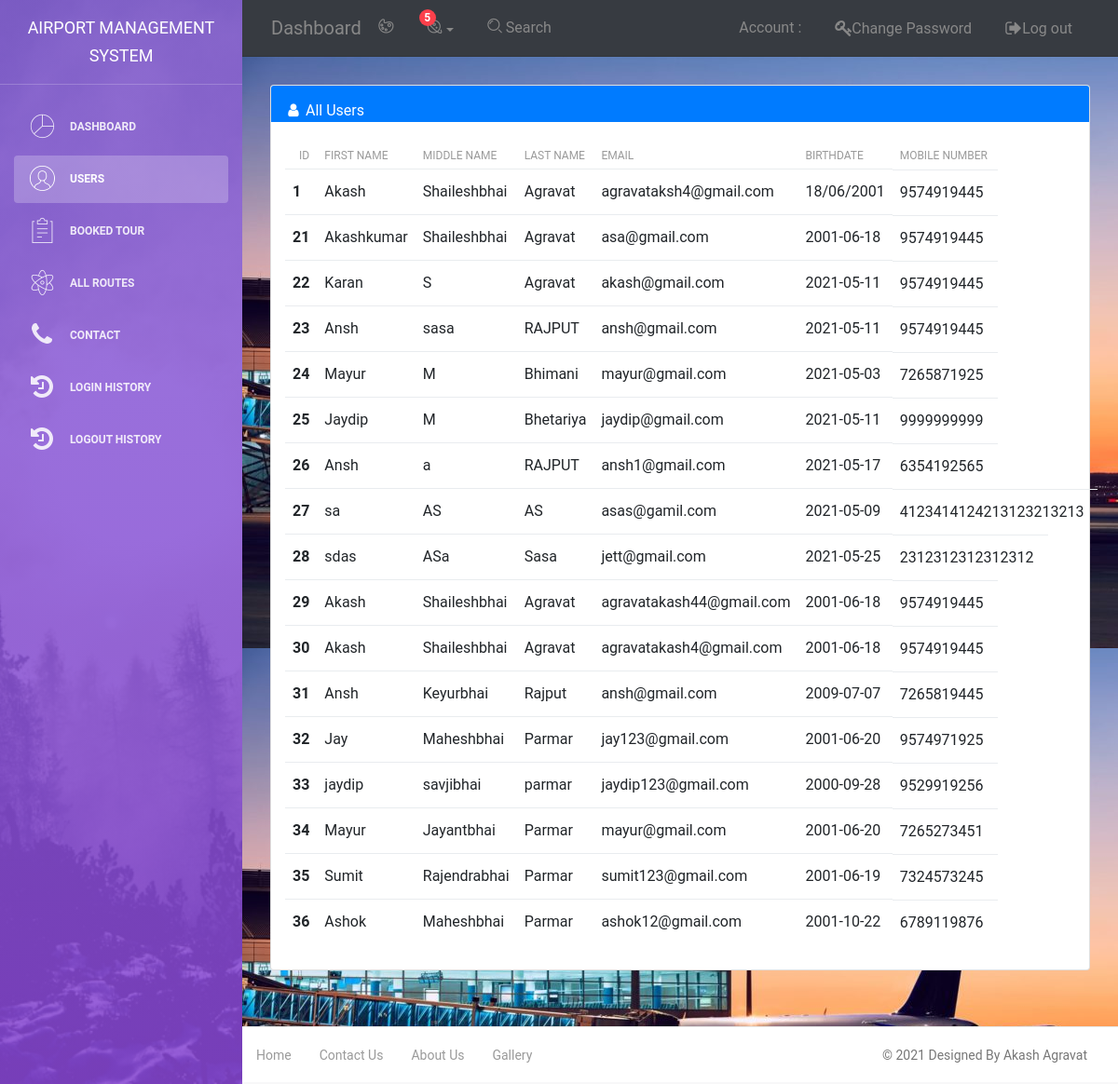
The app's page /Admin/Users.php with its own data.
### tables this page shows
CREATE TABLE `user` (
  `ID` int(10) NOT NULL,
  `FirstName` varchar(100) NOT NULL,
  `MiddleName` varchar(100) NOT NULL,
  `LastName` varchar(100) NOT NULL,
  `Email` varchar(100) NOT NULL,
  `Birthdate` varchar(100) NOT NULL,
  `MobileNo` varchar(100) NOT NULL,
  `Address` varchar(100) NOT NULL,
  `City` varchar(100) NOT NULL,
  `Country` varchar(100) NOT NULL,
  `Pincode` varchar(10) NOT NULL,
  `Password` varchar(100) NOT NULL
);

### Admin/Users.php (the view, shortened to what this page needs)
<?php
$servername = "localhost";
$username = "root";
$password = "";
$dbname = "ams";
$conn = mysqli_connect($servername, $username, $password, $dbname);
$data = "SELECT * FROM user";
$result = mysqli_query($conn, $data);
?>
<!DOCTYPE html>
<html lang="en">
<head>
    <link rel="stylesheet" href="https://stackpath.bootstrapcdn.com/bootstrap/4.3.1/css/bootstrap.min.css">
    <link rel="stylesheet" href="https://maxcdn.bootstrapcdn.com/font-awesome/latest/css/font-awesome.min.css" />
    <link href="../assets/css/bootstrap.min.css" rel="stylesheet" />
    <link href="../assets/css/light-bootstrap-dashboard.css?v=2.0.0 " rel="stylesheet" />
    <link href="../assets/css/demo.css" rel="stylesheet" />
</head>
<body>
    <div class="wrapper">
        <div class="sidebar" data-image="../assets/img/sidebar-5.jpg">
        <div class="sidebar-wrapper">
        <div class="logo">
            <a href="#" class="simple-text">
                Airport Management System
            </a>
        </div>
        <ul class="nav">
            <li >
                <a class="nav-link " href="dashboard.php">
                    <i class="nc-icon nc-chart-pie-35"></i>
                    <p>Dashboard</p>
                </a>
            </li>
            <li class="nav-item active">
                <a class="nav-link" href="Users.php">
                    <i class="nc-icon nc-circle-09"></i>
                    <p>Users</p>
                </a>
            </li>
            <li >
                <a class="nav-link" href="BookeTicket.php">
                    <i class="nc-icon nc-notes"></i>
                    <p>Booked Tour</p>
                </a>
            </li>
            <li >
                <a class="nav-link" href="route.php">
                    <i class="nc-icon nc-atom"></i>
                    <p>All Routes</p>
                </a>
            </li>
            <li>
                <a class="nav-link" href="contact.php">
                    <i class="fa fa-phone"></i>
                    <p>Contact</p>
                </a>
            </li>
            <li>
                <a class="nav-link" href="history.php">
                    <i class="fa fa-history"></i>
                    <p>Login History</p>
                </a>
            </li>
            <li>
                        <a class="nav-link" href="notification.php">
                            <i class="fa fa-history"></i>
                            <p>Logout History</p>
                        </a>
                    </li>
        </ul>
</div>
        </div>
        <div class="main-panel">
            <nav class="navbar navbar-expand-lg " color-on-scroll="500" style="background-color: rgb(55, 59, 65); ">
                <div class="container-fluid">
                    <a class="navbar-brand" href="#"> Dashboard </a>
                    <div class="collapse navbar-collapse justify-content-end" id="navigation">
                        <ul class="nav navbar-nav mr-auto">
                            <li class="nav-item">
                                <a href="#" class="nav-link" data-toggle="dropdown">
                                    <i class="nc-icon nc-palette"></i>
                                </a>
                            </li>
                            <li class="dropdown nav-item">
                                <a href="#" class="dropdown-toggle nav-link" data-toggle="dropdown">
                                    <i class="nc-icon nc-planet"></i>
                                    <span class="notification">5</span>
                                </a>
                            </li>
                            <li class="nav-item">
                                <a href="#" class="nav-link">
                                    <i class="nc-icon nc-zoom-split"></i>
                                    <span class="d-lg-block">&nbsp;Search</span>
                                </a>
                            </li>
                        </ul>
                        <ul class="navbar-nav ml-auto">
                            <li class="nav-item">
                                <a class="nav-link" href="account.php">
                                    <span class="no-icon">Account :  <?php echo $_SESSION['uname']?></span>
                                </a>
                            </li>
                            <li class="nav-item ">
                                <a class="nav-link" href="changeps.php">
                                    <span class="no-icon"><i class="fa fa-key"></i>Change Password</span>
                                </a>
                            </li>
                            <li class="nav-item">
                                <a class="nav-link" href="include/logout.php">
                                    <span class="no-icon"><i class="fa fa-sign-out"></i>Log out</span>
                                </a>
                            </li>
                        </ul>
                    </div>
                </div>
            </nav>
            <div class="content" style="background-image: url(../img/slider\ 1.jpg);">
                <div class="container-fluid">
                    <div class="row ">
                        <div class="col">
                        <div class="card  ">
                                <div class="card-header bg-primary text-white"><i class="fa fa-user"></i> All Users
                                </div>
                                <div class="card-body">
                            <table class="table table-hover">
                                <thead>
                                    <tr>
                                        <th scope="col">ID</th>
                                        <th scope="col">First Name</th>
                                        <th scope="col">Middle Name</th>
                                        <th scope="col">Last Name</th>
                                        <th scope="col">Email</th>
                                        <th scope="col">BirthDate</th>
                                        <th scope="col">Mobile Number</th>
                                    </tr>
                                </thead>
                                <tbody>
                        <?php
                          If (mysqli_num_rows($result) > 0) {
while ($row= mysqli_fetch_row($result))
{
    ?>
                                    <tr>
                                        <th scope="row"><?php echo $row['0']; ?></th>
                                        <td><?php echo $row['1']; ?></td>
                                        <td><?php echo $row['2']; ?></td>
                                        <td><?php echo $row['3']; ?></td>
                                        <td><?php echo $row['4']; ?></td>
                                        <td><?php echo $row['5']; ?></td>
                                        <td><?php echo $row['6']; ?></td>
                                    </tr>
                                    <?php
}
                          }
?>
                                </tbody>
                            </table>
                        </div>
                    </div>
                </div>
                    </div>
                </div>
            </div>
            <footer class="footer">
                <div class="container-fluid">
                    <nav>
                        <ul class="footer-menu">
                            <li>
                                <a href="../index.html">
                            Home
                        </a>
                            </li>
                            <li>
                                <a href="../Contact.php">
                            Contact Us
                        </a>
                            </li>
                            <li>
                                <a href="../aboutus.html">
                            About Us
                        </a>
                            </li>
                            <li>
                                <a href="../gallery.html">
                            Gallery
                        </a>
                            </li>
                        </ul>
                        <p class="copyright text-center">
                            ©
                            Designed By Akash Agravat
                        </p>
                    </nav>
                </div>
            </footer>
        </div>
</body>
</html>

### records on screen
user: ID "1", FirstName "Akash", MiddleName "Shaileshbhai", LastName "Agravat", Email "agravataksh4@gmail.com", Birthdate "18/06/2001", MobileNo "9574919445"
user: ID "21", FirstName "Akashkumar", MiddleName "Shaileshbhai", LastName "Agravat", Email "asa@gmail.com", Birthdate "2001-06-18", MobileNo "9574919445"
user: ID "22", FirstName "Karan", MiddleName "S", LastName "Agravat", Email "akash@gmail.com", Birthdate "2021-05-11", MobileNo "9574919445"
user: ID "23", FirstName "Ansh", MiddleName "sasa", LastName "RAJPUT", Email "ansh@gmail.com", Birthdate "2021-05-11", MobileNo "9574919445"
user: ID "24", FirstName "Mayur", MiddleName "M", LastName "Bhimani", Email "mayur@gmail.com", Birthdate "2021-05-03", MobileNo "7265871925"
user: ID "25", FirstName "Jaydip", MiddleName "M", LastName "Bhetariya", Email "jaydip@gmail.com", Birthdate "2021-05-11", MobileNo "9999999999"
user: ID "26", FirstName "Ansh", MiddleName "a", LastName "RAJPUT", Email "ansh1@gmail.com", Birthdate "2021-05-17", MobileNo "6354192565"
user: ID "27", FirstName "sa", MiddleName "AS", LastName "AS", Email "asas@gamil.com", Birthdate "2021-05-09", MobileNo "4123414124213123213213"
user: ID "28", FirstName "sdas", MiddleName "ASa", LastName "Sasa", Email "jett@gmail.com", Birthdate "2021-05-25", MobileNo "2312312312312312"
user: ID "29", FirstName "Akash", MiddleName "Shaileshbhai", LastName "Agravat", Email "agravatakash44@gmail.com", Birthdate "2001-06-18", MobileNo "9574919445"
user: ID "30", FirstName "Akash", MiddleName "Shaileshbhai", LastName "Agravat", Email "agravatakash4@gmail.com", Birthdate "2001-06-18", MobileNo "9574919445"
user: ID "31", FirstName "Ansh", MiddleName "Keyurbhai", LastName "Rajput", Email "ansh@gmail.com", Birthdate "2009-07-07", MobileNo "7265819445"
user: ID "32", FirstName "Jay", MiddleName "Maheshbhai", LastName "Parmar", Email "jay123@gmail.com", Birthdate "2001-06-20", MobileNo "9574971925"
user: ID "33", FirstName "jaydip", MiddleName "savjibhai", LastName "parmar", Email "jaydip123@gmail.com", Birthdate "2000-09-28", MobileNo "9529919256"
user: ID "34", FirstName "Mayur", MiddleName "Jayantbhai", LastName "Parmar", Email "mayur@gmail.com", Birthdate "2001-06-20", MobileNo "7265273451"
user: ID "35", FirstName "Sumit", MiddleName "Rajendrabhai", LastName "Parmar", Email "sumit123@gmail.com", Birthdate "2001-06-19", MobileNo "7324573245"
user: ID "36", FirstName "Ashok", MiddleName "Maheshbhai", LastName "Parmar", Email "ashok12@gmail.com", Birthdate "2001-10-22", MobileNo "6789119876"
